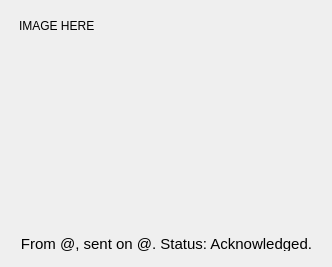
<?xml version="1.0" encoding="UTF-8"?>
<ui version="4.0">
 <class>ImageChatWidgetItem</class>
 <widget class="QWidget" name="ImageChatWidgetItem">
  <property name="geometry">
   <rect>
    <x>0</x>
    <y>0</y>
    <width>285</width>
    <height>267</height>
   </rect>
  </property>
  <property name="sizePolicy">
   <sizepolicy hsizetype="Preferred" vsizetype="Minimum">
    <horstretch>0</horstretch>
    <verstretch>0</verstretch>
   </sizepolicy>
  </property>
  <property name="maximumSize">
   <size>
    <width>410</width>
    <height>435</height>
   </size>
  </property>
  <property name="windowTitle">
   <string>ImageChatWidgetItem</string>
  </property>
  <property name="styleSheet">
   <string notr="true">padding:5px;</string>
  </property>
  <layout class="QVBoxLayout" name="verticalLayout">
   <property name="spacing">
    <number>0</number>
   </property>
   <item>
    <widget class="PixmapLabel" name="lblImage">
     <property name="sizePolicy">
      <sizepolicy hsizetype="Preferred" vsizetype="Minimum">
       <horstretch>0</horstretch>
       <verstretch>0</verstretch>
      </sizepolicy>
     </property>
     <property name="maximumSize">
      <size>
       <width>400</width>
       <height>400</height>
      </size>
     </property>
     <property name="font">
      <font>
       <stylestrategy>PreferAntialias</stylestrategy>
      </font>
     </property>
     <property name="styleSheet">
      <string notr="true"/>
     </property>
     <property name="text">
      <string notr="true">IMAGE HERE</string>
     </property>
     <property name="alignment">
      <set>Qt::AlignLeading|Qt::AlignLeft|Qt::AlignTop</set>
     </property>
     <property name="wordWrap">
      <bool>true</bool>
     </property>
     <property name="margin">
      <number>0</number>
     </property>
     <property name="openExternalLinks">
      <bool>true</bool>
     </property>
    </widget>
   </item>
   <item>
    <widget class="QLabel" name="lblFromTime">
     <property name="maximumSize">
      <size>
       <width>16777215</width>
       <height>25</height>
      </size>
     </property>
     <property name="font">
      <font>
       <pointsize>11</pointsize>
       <stylestrategy>PreferAntialias</stylestrategy>
      </font>
     </property>
     <property name="text">
      <string>From @, sent on @. Status: Acknowledged.</string>
     </property>
     <property name="alignment">
      <set>Qt::AlignRight|Qt::AlignTrailing|Qt::AlignVCenter</set>
     </property>
    </widget>
   </item>
  </layout>
 </widget>
 <customwidgets>
  <customwidget>
   <class>PixmapLabel</class>
   <extends>QLabel</extends>
   <header>widgets/PixmapLabel.h</header>
  </customwidget>
 </customwidgets>
 <resources/>
 <connections/>
</ui>
